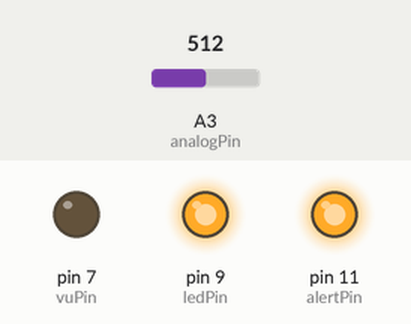
Bench run of a sketch on a simulated Arduino Uno, built with avr-gcc and run on an emulated ATmega328P. Shown: output pins drawn as LEDs (lit = HIGH). Inputs (shaded band) come from the test bench; at power-on: A3 (analogPin) = 512. What the sketch prints to the serial monitor is not drawn.

Above: at 1.2 s.
1.3 s: A3 (analogPin) set to 140
At 2.6 s:
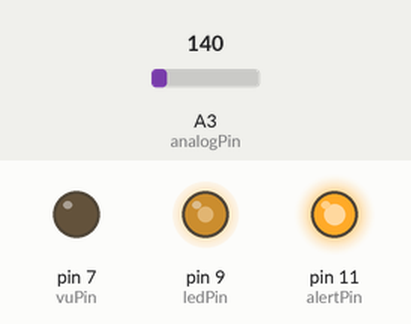
4.3 s: A3 (analogPin) set to 165
At 5.0 s:
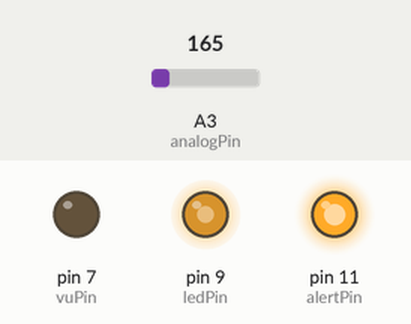
7.3 s: A3 (analogPin) set to 122
At 10.1 s:
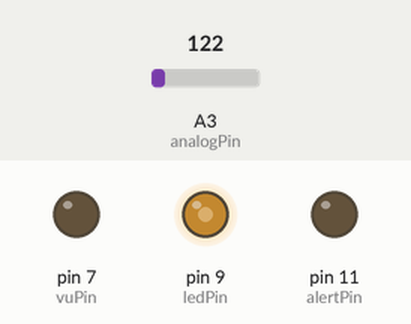
10.3 s: A3 (analogPin) set to 306
At 10.6 s:
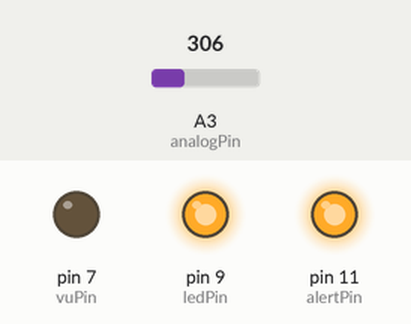
11.8 s: A3 (analogPin) set to 0
At 12.9 s:
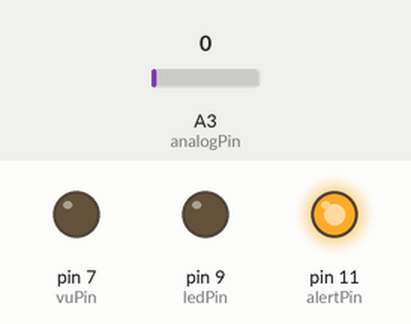
Timing chart, 0 to 15.3 s (numbered marks = the images above; inputs shaded):
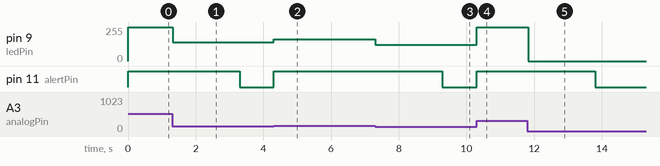

Measured:
- after the input at 1.3 s, pin 9 (ledPin): 255/255 → 140/255 at once; pin 11 (alertPin): HIGH → LOW after 2.0 s
- after the input at 4.3 s, pin 9 (ledPin): 140/255 → 165/255 at once; pin 11 (alertPin): LOW → HIGH at once
- after the input at 7.3 s, pin 9 (ledPin): 165/255 → 122/255 at once; pin 11 (alertPin): HIGH → LOW after 2.0 s
- after the input at 10.3 s, pin 9 (ledPin): 122/255 → 255/255 at once; pin 11 (alertPin): LOW → HIGH at once
- after the input at 11.8 s, pin 9 (ledPin): 255/255 → 0/255 at once; pin 11 (alertPin): HIGH → LOW after 2.0 s

The sketch:

Norman.ino
```cpp
int ledPin = 9;      // LED connected to digital pin 9
int analogPin = 3;   // potentiometer connected to analog pin 3
int val = 0;         // variable to store the read value
int vuPin = 7;
int alertPin = 11;

boolean eventActive;

unsigned long time;
unsigned long eventTime;


void setup() {
  pinMode(ledPin, OUTPUT);   // sets the pin as output
  pinMode(vuPin, OUTPUT);
  pinMode(alertPin, OUTPUT);
  eventActive = false;
  Serial.begin(9600);
}


void loop() {
  time = millis();
  val = analogRead(analogPin);   // read the input pin
  analogWrite(ledPin, val);  // analogRead values go from 0 to 1023, analogWrite values from 0 to 255
  checkForEvent(val);
  Serial.println(val);
}

void checkForEvent(int val) {

  if  (val > 150) {
    eventTime = millis();
    analogWrite(alertPin, 255);
    eventActive = true;
    Serial.println("event triggered");
  }

  if (eventActive) {
    long diff = time - eventTime;

    Serial.println(diff);

    if (diff > 2000) {
       analogWrite(alertPin, 0);
       eventActive = false;
       Serial.println("event OFF");
    }
  }
}
```
